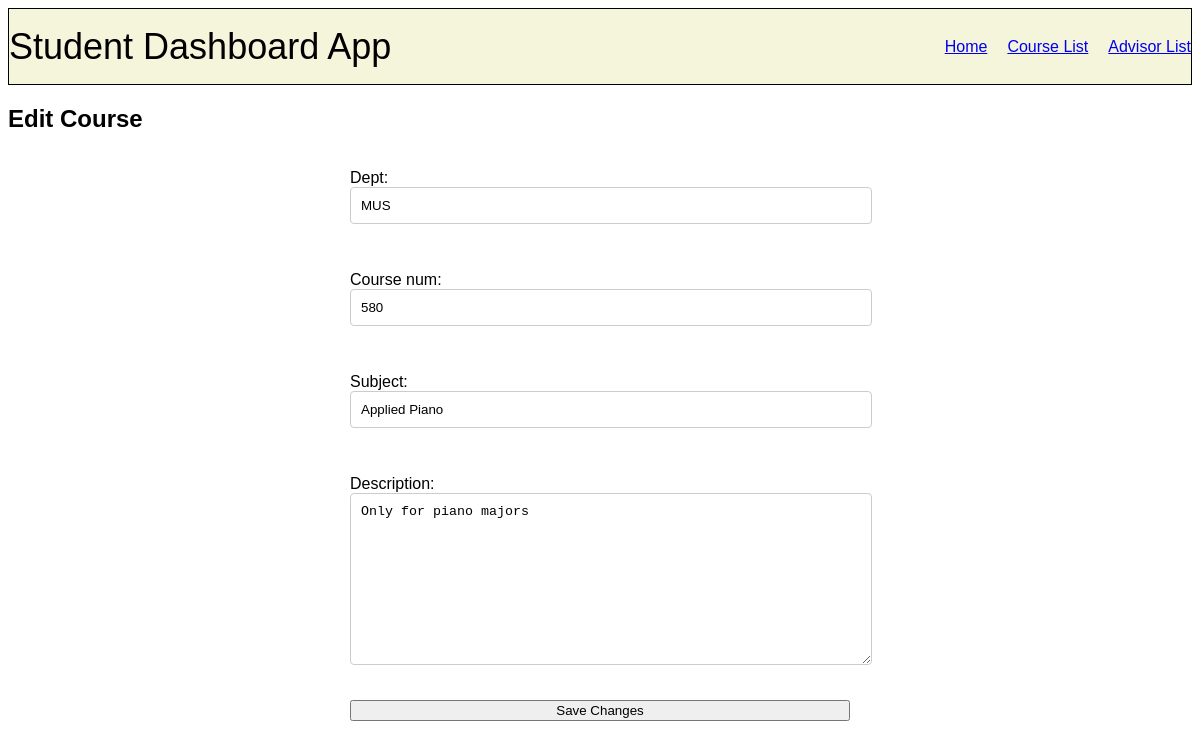
The page /edit_course/8 on the database its author committed.
### student/models.py (models this page shows, shortened)
class Course(models.Model):
    dept = models.CharField(max_length=3)
    course_num = models.IntegerField()
    subject = models.CharField(max_length=50)
    description = models.TextField(blank=True)
    students = models.ManyToManyField(Student, blank=True, related_name="courses")
    class Meta:
        ordering = ['dept']

### student/views.py (the view)
# urls.py: path("edit_course/<int:id>", views.edit_course, name="edit_course"),
def edit_course(request, id):
    course = get_object_or_404(Course, pk=id)
    if request.method == "POST":
        form = CourseForm(request.POST, instance=course)
        if form.is_valid():
            updated_course = form.save()
            return HttpResponseRedirect(reverse("course_page", args=(updated_course.id,)))
    form = CourseForm(instance=course)
    return render(request, "student/edit_course.html", {"form": form, "course": course})

### student/views.py
class CourseForm(ModelForm):
    class Meta:
        model = Course
        fields = ['dept','course_num', 'subject', 'description']
    def __init__(self, *args, **kwargs):
        super().__init__(*args, **kwargs)
        for field in self.visible_fields():
            field.field.widget.attrs.update({
                "class": "form-control",
                "placeholder": f"Enter {field.label}"
            })

### student/templates/student/edit_course.html (shortened to what this page needs)
{% extends "student/layout.html" %}
{% block body %}
    <h2>Edit Course</h2>
    <form method="post" class="flex-form">
        {{ form.as_p }}
        <button type="submit" class="btn btn-primary">Save Changes</button>
    </form>
{% endblock %}

### student/static/student/styles.css (style rules this page uses)
body { font-family: 'Gill Sans', 'Gill Sans MT', Calibri, 'Trebuchet MS', sans-serif; }
.flex-form { display: flex; flex-direction: column; gap: 15px; max-width: 500px; margin: auto; }
.form-control { width: 100%; padding: 10px; border: 1px solid #ccc; border-radius: 4px; }

### rows shown on the page
Course: dept "MUS", course_num "580", subject "Applied Piano", description "Only for piano majors"
